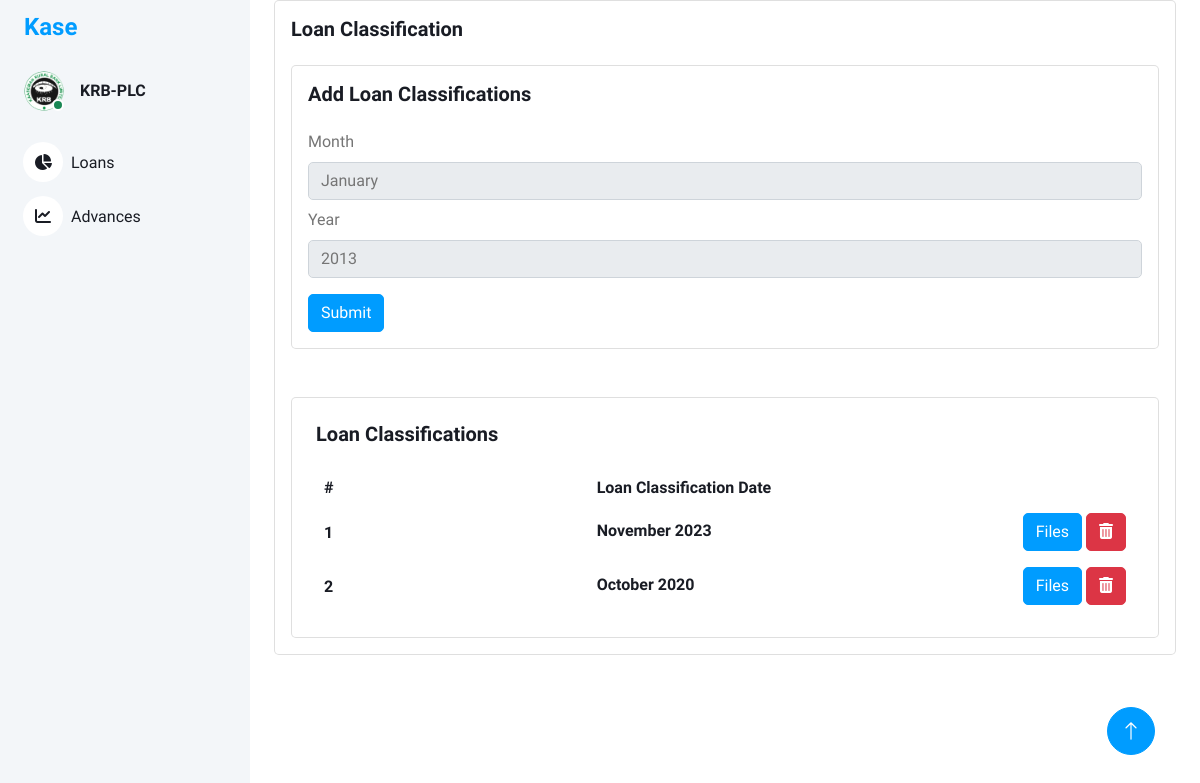
Before: / with the older database file.
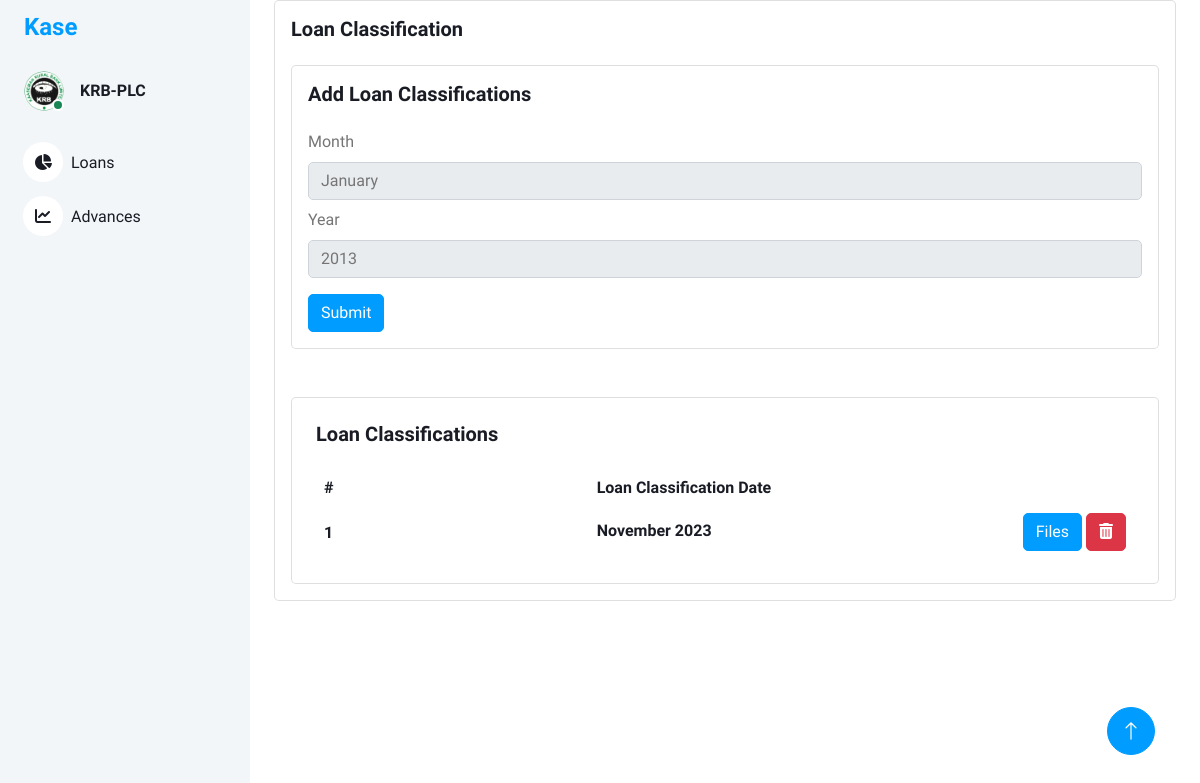
After: the same page with the newer database file.
### models/loan_classification.py (models this page shows, shortened)
class LoanClassification(db.Model):
    id = db.Column(db.Integer, primary_key=True)
    loan_classification_name = db.Column(db.String(100), nullable=False)
    loan_classification_desc = db.Column(db.String(100), nullable=True)

### views/main_views.py (the view)
@bp.route('/')
def index():
    loan_classifications = LoanClassification.query.all()  # Retrieve all loan classifications from the database
    serialized_loan_classifications = []
    for classification in loan_classifications:
        serialized_loan_classifications.append({
            'id': classification.id,
            'loan_classification_name': classification.loan_classification_name,
            'loan_classification_desc': classification.loan_classification_desc,
        })
    return render_template('index.html',loan_classes=serialized_loan_classifications)

### templates/index.html (shortened to what this page needs)
<!DOCTYPE html>
<html lang="en">
<head>
    <link href="https://cdnjs.cloudflare.com/ajax/libs/font-awesome/5.10.0/css/all.min.css" rel="stylesheet">
    <link href="https://cdn.jsdelivr.net/npm/bootstrap-icons@1.4.1/font/bootstrap-icons.css" rel="stylesheet">
    <link href="{{ url_for('static', filename='lib/owlcarousel/assets/owl.carousel.min.css') }}" rel="stylesheet">
    <link href="{{ url_for('static', filename='lib/tempusdominus/css/tempusdominus-bootstrap-4.min.css') }}"
        rel="stylesheet" />
    <link href="{{ url_for('static',filename='css/bootstrap.min.css') }}" rel="stylesheet">
    <link href="{{ url_for('static', filename='css/style.css') }}" rel="stylesheet">
    <link rel="stylesheet" href="https://cdnjs.cloudflare.com/ajax/libs/font-awesome/6.0.0-beta3/css/all.min.css">
</head>
<body>
    <div class="container-xxl position-relative bg-white d-flex p-0">
        <div class="sidebar pe-4 pb-3">
            <nav class="navbar bg-light navbar-light">
                <a href="{{ url_for('main.index') }}" class="navbar-brand mx-4 mb-3">
                    <h4 class="text-primary">Kase</h4>
                </a>
                <div class="d-flex align-items-center ms-4 mb-4">
                    <div class="position-relative">
                        <img class="rounded-circle" src="{{ url_for('static',filename='img/krblogoBig.png') }}" alt=""
                            style="width: 40px; height: 40px;">
                        <div
                            class="bg-success rounded-circle border border-2 border-white position-absolute end-0 bottom-0 p-1">
                        </div>
                    </div>
                    <div class="ms-3">
                        <h6 class="mb-0">KRB-PLC</h6>
                    </div>
                </div>
                <div class="navbar-nav w-100">
                    <a href="{{ url_for('main.index') }}" class="nav-item nav-link"><i
                            class="fa fa-chart-pie me-2"></i>Loans
                    </a>
                    <a href="{{ url_for('returns.returns') }}" class="nav-item nav-link"><i
                            class="fa fa-chart-line me-2"></i>Advances</a>
                </div>
            </nav>
        </div>
        <div class="content">
            <div class="container-fluid">
                <div class="container-fluid">
                    <div class="card">
                        <div class="card-body">
                            <h5 class="card-title fw-semibold mb-4">Loan Classification</h5>
                            <div class="card">
                                <div class="card-body">
                                    <h5 class="card-title fw-semibold mb-4">Add Loan Classifications </h5>
                                    <form method="post" action="{{ url_for('loan_classification.create_loan_classification') }}">
                                        <div class="mb-3">
                                            <label for="loanClassificationDate" class="form-label">Month</label>
                                            <select name="loanClassMonth" id="loanClassMonth" class="form-control mb-2">
                                                <option value="January">January</option>
                                            </select>
                                            <label for="loanClassificationDate" class="form-label">Year</label>
                                            <select name="loanClassYear" id="loanClassYear" class="form-control"></select>
                                        </div>
                                        <button type="submit" class="btn btn-primary">Submit</button>
                                    </form>
                                </div>
                            </div>
                            <br>
                            <br>
                            <div class="card w-100">
                                <div class="card-body p-4">
                                    <h5 class="card-title fw-semibold mb-4">Loan Classifications </h5>
                                    <div class="table-responsive">
                                        <table class="table text-nowrap mb-0 align-middle">
                                            <thead class="text-dark fs-4">
                                                <tr>
                                                    <th class="border-bottom-0">
                                                        <h6 class="fw-semibold mb-0">#</h6>
                                                    </th>
                                                    <th class="border-bottom-0">
                                                        <h6 class="fw-semibold mb-0">Loan Classification Date</h6>
                                                    </th>
                                                    <th class="border-bottom-0">
                                                    </th>
                                                </tr>
                                            </thead>
                                            <tbody>
                                                {% for classification in loan_classes %}
                                                <tr>
                                                    <td class="border-bottom-0">
                                                        <h6 class="fw-semibold mb-0">{{ classification.id }}</h6>
                                                    </td>
                                                    <td class="border-bottom-0">
                                                        <h6 class="fw-semibold mb-1">{{ classification.loan_classification_name }}</h6>
                                                    </td>
                                                    <td class="border-bottom-0">
                                                        <a href="{{ url_for('loan_classification.loan_classification_uploads', id=classification.id ) }}" class="btn btn-primary">Files</a>
                                                        <a href="{{ url_for('loan_classification.delete_loan_classification', id=classification.id )}}" class="btn btn-danger"><i class="fas fa-trash-alt"></i></a>
                                                    </td>
                                                </tr>
                                                {% endfor %}
                                            </tbody>
                                        </table>
                                    </div>
                                </div>
                            </div>
                        </div>
                    </div>
                </div>
            </div>
            <a href="#" class="btn btn-lg btn-primary btn-lg-square back-to-top"><i class="bi bi-arrow-up"></i></a>
        </div>
    </div>
</body>
</html>

### static/css/style.css (style rules this page uses)
:root { --primary: #009CFF; --light: #F3F6F9; --dark: #191C24; }
.back-to-top { position: fixed; display: none; right: 45px; bottom: 45px; z-index: 99; }
.btn { transition: .5s; }
.btn.btn-primary { color: #FFFFFF; }
.btn-lg-square { width: 48px; height: 48px; }
.btn-square, .btn-sm-square, .btn-lg-square { padding: 0; display: inline-flex; align-items: center; justify-content: center; font-weight: normal; border-radius: 50px; }
.sidebar { position: fixed; top: 0; left: 0; bottom: 0; width: 250px; height: 100vh; overflow-y: auto; background: var(--light); transition: 0.5s; z-index: 999; }
.content { margin-left: 250px; min-height: 100vh; background: #FFFFFF; transition: 0.5s; }
@media (min-width: 992px) { .sidebar { margin-left: 0; } }
@media (min-width: 992px) { .content { width: calc(100% - 250px); } }
.sidebar .navbar .navbar-nav .nav-link { padding: 7px 20px; color: var(--dark); font-weight: 500; border-left: 3px solid var(--light); border-radius: 0 30px 30px 0; outline: none; }
.sidebar .navbar .navbar-nav .nav-link i { width: 40px; height: 40px; display: inline-flex; align-items: center; justify-content: center; background: #FFFFFF; border-radius: 40px; }

### templates/index.html (style rules this page uses)
table { width: 100%; table-layout: fixed; }
table th:nth-child(3), table td:nth-child(3) { text-align:right; }

Changed rows visible on the page:
removed LoanClassification: id "2", loan_classification_name "October 2020"
